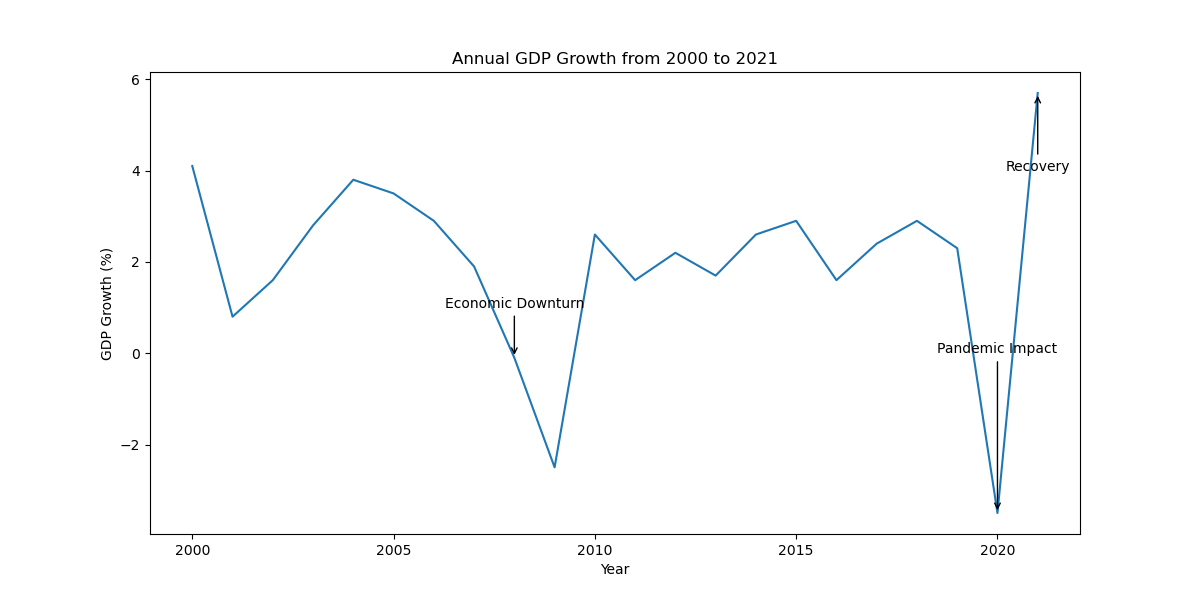

Source code (Python):

import seaborn as sns
import pandas as pd
import matplotlib.pyplot as plt

# Create DataFrame from provided data
data = {
    'Year': list(range(2000, 2022)),
    'GDP Growth': [4.1, 0.8, 1.6, 2.8, 3.8, 3.5, 2.9, 1.9, -0.1, -2.5, 2.6,
                   1.6, 2.2, 1.7, 2.6, 2.9, 1.6, 2.4, 2.9, 2.3, -3.5, 5.7]
}

df = pd.DataFrame(data)

# Settings for colors and figure size
line_colors = ["#FF5733", "#C70039"]
plt.figure(figsize=(12, 6))

# Plot the line chart with seaborn
ax = sns.lineplot(x='Year', y='GDP Growth', data=df, palette=line_colors)

# Add a title and labels
ax.set_title('Annual GDP Growth from 2000 to 2021')
ax.set_xlabel('Year')
ax.set_ylabel('GDP Growth (%)')

# Annotate significant data points
ax.annotate('Economic Downturn', xy=(2008, -0.1), xytext=(2008, 1),
            arrowprops=dict(facecolor='black', arrowstyle="->"),
            ha='center')

ax.annotate('Pandemic Impact', xy=(2020, -3.5), xytext=(2020, 0),
            arrowprops=dict(facecolor='black', arrowstyle="->"),
            ha='center')

ax.annotate('Recovery', xy=(2021, 5.7), xytext=(2021, 4),
            arrowprops=dict(facecolor='black', arrowstyle="->"),
            ha='center')

# Show the plot
plt.show()
